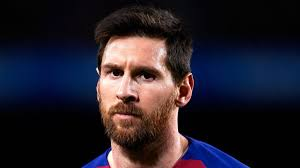
#> input picture messi.jpg, 300 x 168 px, found by its file name
$ jupyter execute face_reco.ipynb
#> lines starting #> are read from the running program, lines starting #| are printed output that depends on the picture
#> further down, img is the input picture: shape (168, 300, 3); mean B, G, R 42, 31.8, 37
[cell 1]
# face identify cheyyan use chheyunnu
import cv2

[cell 2]
# for class label: photo identify cheyyan
def name_map(x):
    if x=='sachin':
        return 0
    if x=='obama':
        return 1
    if x=='messi':
        return 2

[cell 3]
def get_name(x):
    if x==0:
        return 'sachin'
    if x==1:
        return 'obama'
    if x==2:
        return 'messi'

[cell 4]
def detect_face(img):
    gray=cv2.cvtColor(img,cv2.COLOR_BGR2GRAY)
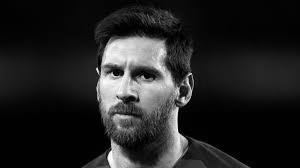
#> gray: shape (168, 300); min 0, max 253, mean 34.5
    face_cascade=cv2.CascadeClassifier(r'C:\Users\USER\OneDrive\Desktop\DL projects\Face recognisation\haarcascade_frontalface.xml')
    face=face_cascade.detectMultiScale(gray,minNeighbors=4)
#> face = [[83, 38, 92, 92]]
    if len(face)==0:
        return None,None
    x,y,w,h=face[0]
#> x = 83; y = 38; w = 92; h = 92
    return gray[x:x+w,y:y+h],face[0]

[cell 5]
img=cv2.imread(r'C:\Users\USER\OneDrive\Desktop\DL projects\Face recognisation\messi.jpg')
detect_face(img)

[cell 6]
import os

[cell 7]
def prepare_training_data(data_folder):
    dirs=os.listdir(data_folder)
    # print(dirs)
    faces=[]
    labels=[]
    for dir_name in dirs:  # dir=messi
        sub_dir=data_folder+'/'+dir_name
        # print(sub_dir)
        images=os.listdir(sub_dir)
        # print(images)
        for img in images:
            imgpath=sub_dir+'/'+img
            # print(imgpath)
            image=cv2.imread(imgpath)
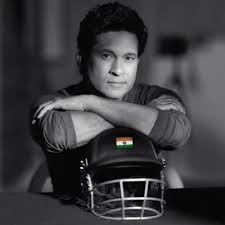
#> input picture db/sachin/01.jpg, 225 x 225 px, found by its file name
#> image is the input picture: shape (225, 225, 3); mean B, G, R 61.6, 60.1, 60.1
            cv2.imshow('training_images',image)
            cv2.waitKey(2000) # 2000 milli second wait cheyyunnu
cv2.waitKey(1) # 1 milli second
cv2.destroyAllWindows()
